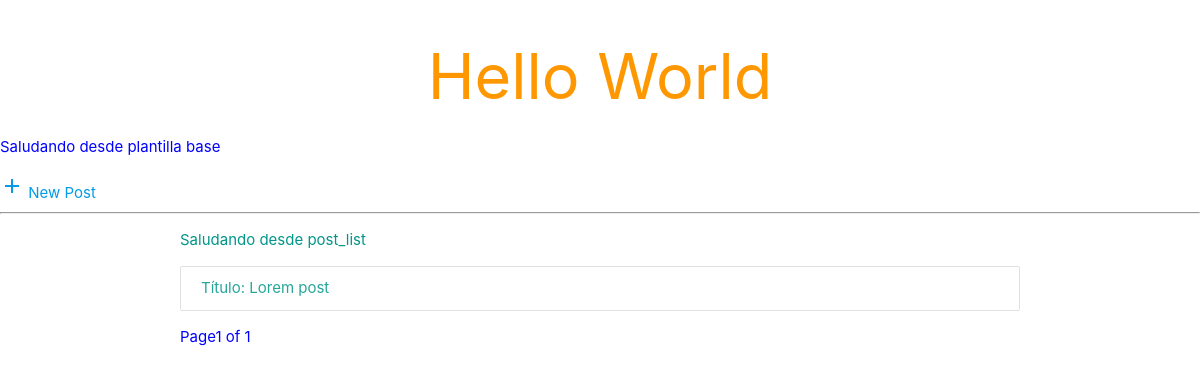
The page /miprimerapp/posts/ on the database as committed earlier.
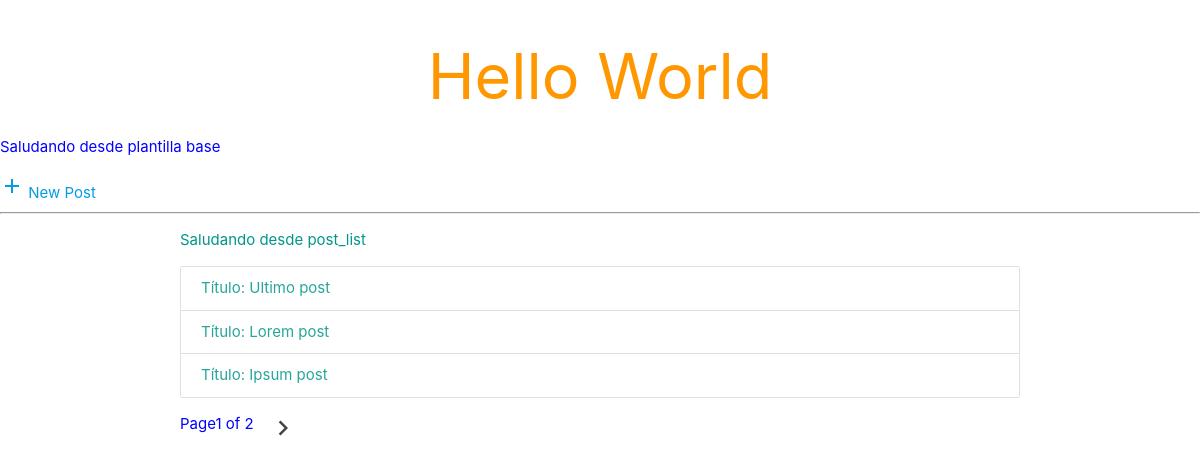
The same page on the database as committed later.
### app_one/models.py (models this page shows, shortened)
@python_2_unicode_compatible
class Post(models.Model):
    STATUS = (
        ('draft', 'Draft'),
        ('published', 'Published')
    )
    title = models.CharField(max_length=200)
    slug = models.SlugField(max_length=200, unique_for_date='publish')
    author = models.ForeignKey(User, related_name='blog_post')
    body = models.TextField()
    publish = models.DateTimeField(default=timezone.now)
    created = models.DateTimeField(auto_now_add=True)
    updated = models.DateTimeField(auto_now=True)
    status = models.CharField(max_length=20, choices=STATUS, default='draft')
    class Meta:
        ordering = ('-publish', )

### app_one/views.py (the view)
# urls.py: url(r'posts/', post_list),
def post_list(request):
    object_list = Post.objects.filter(
        status = 'published'
    )
    paginator = Paginator(object_list, 3)
    page = request.GET.get('page')
    try:
        subs = paginator.page(page)
    except PageNotAnInteger:
        subs = paginator.page(1)
    except EmptyPage:
        subs = paginator.page(paginator.num_pages)
    return render(request, 'post/post_list.html',
                  {'subidos': subs})

### app_one/templates/post/post_list.html (shortened to what this page needs)
{% extends 'base.html' %}
{% block content %}
<div class="container">
<p class="teal-text">Saludando desde post_list</p>
<div class="collection">
    {% for p in subidos %}
    <a class="collection-item">Título: {{ p.title }}</a>
    {% endfor %}
</div>
{% include "post/paginator.html" with paginas=subidos %}
</div>
{% endblock %}

### app_one/templates/base.html (shortened to what this page needs)
{% load staticfiles %}
<!DOCTYPE html>
<html lang="es">
<head>
    <link rel="stylesheet" href="{% static 'css/materialize.css' %}">
    <link rel="stylesheet" href="{% static 'css/style.css' %}">
</head>
<body>
    <h1 class="orange-text center">Hello World</h1>
    <p>Saludando desde plantilla base</p>
    <a href="{% url 'newpost' %}"><i class="material-icons">add</i> New Post</a>
    <hr>
    {% block content %}
    {% endblock %}
</body>
</html>

### app_one/templates/post/paginator.html (shortened to what this page needs)
<ul class="pagination">
    Page{{ paginas.number }} of
    {{ paginas.paginator.num_pages }}
    {% if paginas.has_next %}
    <li class="waves-effect"><a href="?page={{ paginas.next_page_number }}"><i class="material-icons">chevron_right</i></a></li>
    {% endif %}
</ul>

### app_one/static/css/style.css (style rules this page uses)
body { color: blue; }

Rows that differ between the two databases and show on the page:
added Post: title "Ultimo post"
now on this page (row edited): Post: title "Ipsum post"
Other text that changed with them:
{{ paginas.paginator.num_pages }}: "1" → "2"
